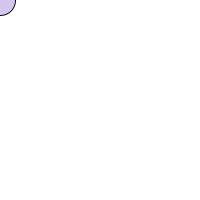
Frame 1 (no input)
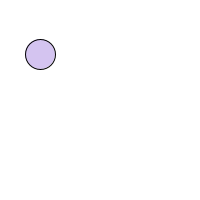
Frame 60 (the mouse pressed at the canvas centre just before this capture)
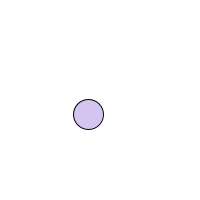
Frame 120 (the mouse held since frame 60 and released just before this capture)

The Processing sketch that drew these frames (run headless with seeded random() and noise(); from frame 60 on, the mouse is pressed at the canvas centre):

// Processing sketch: example1_2
// ── example1_2.pde
float xpos = 0;
float ypos = 0;
//xspeed and yspeed is the value (px) of movement of the circle at every fram
float xspeed = 8;
float yspeed = 6;

void setup () {
  size(200, 200);
  frameRate(30); //frameRate is 30frame/1sec
  fill(100, 40, 200, 70); 
  //Syntax of fill();
  //1. fill(g) -> greyscale (0-255)
  //2. fill(g, alpha) -> greyscale + alphaValue(transparency) (0-255)
  //3. fill(R, G, B); -> RGB (HSB if you use colorMode(HSB); in void setup) (0-255)
  //4. fill(R, G, B, alpha) -> RGB+alphaValue (0-255)
  smooth(); //anti-aliasing
}
void draw () {
  background(255);
  //redraw background(white) at every frame to prevent that results of every frame remain
  ellipse(xpos, ypos, 30, 30);
  //speeds are added to xpos and ypos 
  xpos = xpos + xspeed;
  ypos = ypos + yspeed;
  //bouncing
  if (xpos > 200 || xpos < 0) {
    xspeed = xspeed * -1;
  }
  if (ypos > 200 || ypos < 0) {
    yspeed = yspeed * -1;
  }
}
